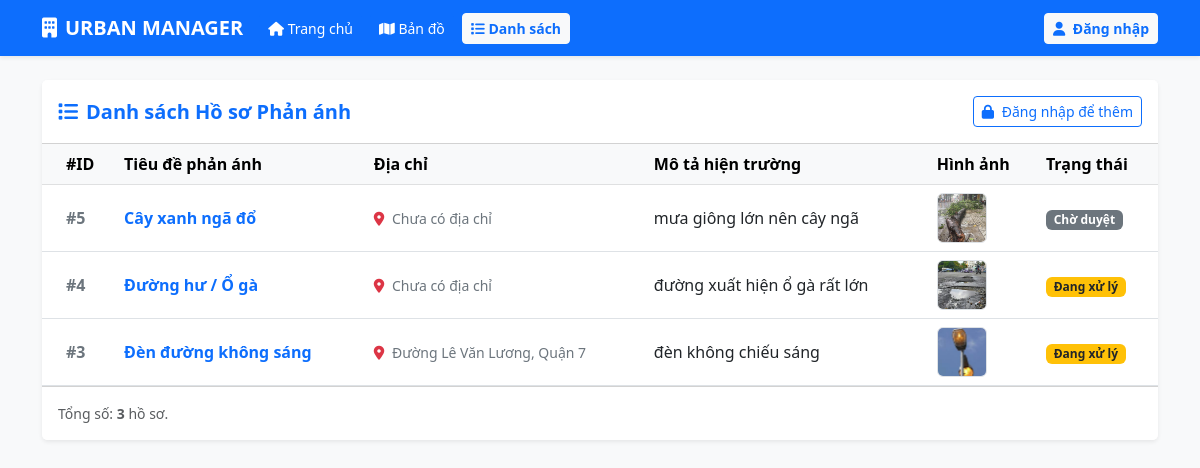
Screenshot of /danh-sach/ with the database file from the repository.
### maps/models.py (models this page shows, shortened)
class PhanAnh(models.Model):
    tieu_de = models.CharField(max_length=200, verbose_name="Tiêu đề")
    mo_ta = models.TextField(verbose_name="Mô tả chi tiết")
    dia_chi = models.CharField(max_length=255, blank=True, null=True, verbose_name="Địa chỉ/Tên đường")
    du_lieu_toa_do = models.TextField(verbose_name="Danh sách tọa độ")
    hinh_anh = models.ImageField(upload_to='hien_truong/', blank=True, null=True, verbose_name="Ảnh hiện trường")
    thoi_gian = models.DateTimeField(auto_now_add=True, verbose_name="Thời gian gửi")
    TRANG_THAI_CHOICES = [
        ('cho_duyet', 'Chờ duyệt'),
        ('dang_xu_ly', 'Đang xử lý'),
        ('da_xu_ly', 'Đã xử lý xong'),
    ]
    trang_thai = models.CharField(max_length=20, choices=TRANG_THAI_CHOICES, default='cho_duyet', verbose_name="Trạng thái")
    nguoi_gui = models.ForeignKey(User, on_delete=models.SET_NULL, null=True, blank=True)
    class Meta:
        verbose_name = "Tin Phản Ánh"
        verbose_name_plural = "Danh sách Phản Ánh"

### maps/views.py (the view)
# urls.py: path('danh-sach/', views.list_view, name='list'),
def list_view(request):
    danh_sach = PhanAnh.objects.all().order_by('-id') # Sửa thành -id để bài mới nhất lên đầu
    return render(request, 'maps/list.html', {'phan_anh': danh_sach})

### maps/templates/maps/list.html (shortened to what this page needs)
<!DOCTYPE html>
<html lang="vi">
<head>
    <link href="https://cdn.jsdelivr.net/npm/bootstrap@5.3.0/dist/css/bootstrap.min.css" rel="stylesheet">
    <link rel="stylesheet" href="https://cdnjs.cloudflare.com/ajax/libs/font-awesome/6.4.0/css/all.min.css">
</head>
<body class="bg-light">
    <nav class="navbar navbar-expand-lg navbar-dark bg-primary shadow-sm mb-4">
        <div class="container">
            <a class="navbar-brand fw-bold" href="{% url 'home' %}"><i class="fa-solid fa-building me-2"></i>URBAN MANAGER</a>
            <div class="d-flex gap-2">
                <a href="{% url 'home' %}" class="btn btn-primary btn-sm"><i class="fa-solid fa-house"></i> Trang chủ</a>
                <a href="{% url 'map_home' %}" class="btn btn-primary btn-sm"><i class="fa-solid fa-map"></i> Bản đồ</a>
                <a href="#" class="btn btn-light text-primary fw-bold btn-sm"><i class="fa-solid fa-list"></i> Danh sách</a>
            </div>
            <div class="ms-auto">
                {% if user.is_authenticated %}
                    <span class="text-white fw-bold me-3"><i class="fa-solid fa-user-circle"></i> {{ user.username }}</span>
                    <a href="{% url 'logout' %}" class="btn btn-outline-light btn-sm border-0">Đăng xuất</a>
                {% else %}
                    <a href="{% url 'login' %}" class="btn btn-light text-primary fw-bold btn-sm">
                        <i class="fa-solid fa-user me-1"></i> Đăng nhập
                    </a>
                {% endif %}
            </div>
        </div>
    </nav>
    <div class="container">
        <div class="card shadow-sm border-0">
            <div class="card-header bg-white py-3 d-flex justify-content-between align-items-center">
                <h5 class="mb-0 text-primary fw-bold"><i class="fas fa-list me-2"></i>Danh sách Hồ sơ Phản ánh</h5>
                {% if user.is_authenticated %}
                    <a href="{% url 'map_home' %}" class="btn btn-success btn-sm shadow-sm">
                        <i class="fas fa-plus me-1"></i> Thêm mới (Bản đồ)
                    </a>
                {% else %}
                    <a href="{% url 'login' %}" class="btn btn-outline-primary btn-sm">
                        <i class="fas fa-lock me-1"></i> Đăng nhập để thêm
                    </a>
                {% endif %}
                </div>
            <div class="card-body p-0">
                <div class="table-responsive">
                    <table class="table table-hover align-middle mb-0">
                        <thead class="table-light">
                            <tr>
                                <th class="ps-4">#ID</th>
                                <th>Tiêu đề phản ánh</th>
                                <th>Địa chỉ</th>
                                <th>Mô tả hiện trường</th>
                                <th>Hình ảnh</th>
                                <th>Trạng thái</th>
                            </tr>
                        </thead>
                        <tbody>
                            {% for p in phan_anh %}
                            <tr>
                                <td class="ps-4 fw-bold text-secondary">#{{ p.id }}</td>
                                <td class="fw-bold text-primary">{{ p.tieu_de }}</td>
                                <td class="text-secondary small">
                                    <i class="fas fa-map-marker-alt text-danger me-1"></i>
                                    {{ p.dia_chi|default:"Chưa có địa chỉ" }}
                                </td>
                                <td>{{ p.mo_ta|truncatechars:50 }}</td>
                                <td>
                                    {% if p.hinh_anh %}
                                        <img src="{{ p.hinh_anh.url }}" class="rounded border" style="width: 50px; height: 50px; object-fit: cover;">
                                    {% else %}
                                        <span class="text-muted small">--</span>
                                    {% endif %}
                                </td>
                                <td>
                                    {% if p.trang_thai == 'cho_duyet' %}
                                        <span class="badge bg-secondary">Chờ duyệt</span>
                                    {% elif p.trang_thai == 'da_xu_ly' %}
                                        <span class="badge bg-success">Đã xử lý</span>
                                    {% else %}
                                        <span class="badge bg-warning text-dark">Đang xử lý</span>
                                    {% endif %}
                                </td>
                            </tr>
                            {% endfor %}
                        </tbody>
                    </table>
                </div>
            </div>
            <div class="card-footer bg-white text-muted small py-3">
                Tổng số: <strong>{{ phan_anh|length }}</strong> hồ sơ.
            </div>
        </div>
    </div>
</body>
</html>

### rows the page displays
PhanAnh: id "5", tieu_de "Cây xanh ngã đổ", dia_chi "Chưa có địa chỉ", mo_ta "mưa giông lớn nên cây ngã", hinh_anh (picture), trang_thai "Chờ duyệt"
PhanAnh: id "4", tieu_de "Đường hư / Ổ gà", dia_chi "Chưa có địa chỉ", mo_ta "đường xuất hiện ổ gà rất lớn", hinh_anh (picture), trang_thai "Đang xử lý"
PhanAnh: id "3", tieu_de "Đèn đường không sáng", dia_chi "Đường Lê Văn Lương, Quận 7", mo_ta "đèn không chiếu sáng", hinh_anh (picture), trang_thai "Đang xử lý"

### other values shown
{{ phan_anh|length }} "3"
